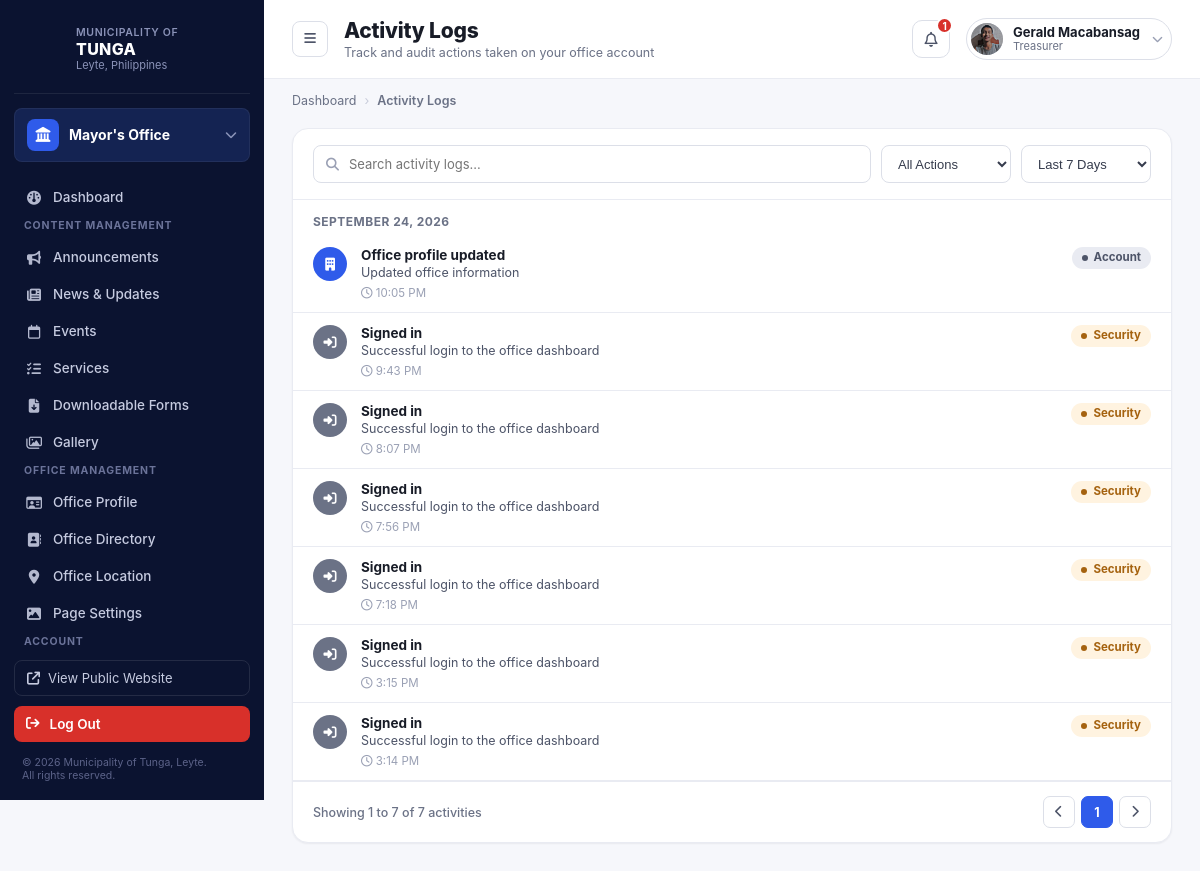
The page /office-dashboard/office-log (signed in) on the database as committed earlier.
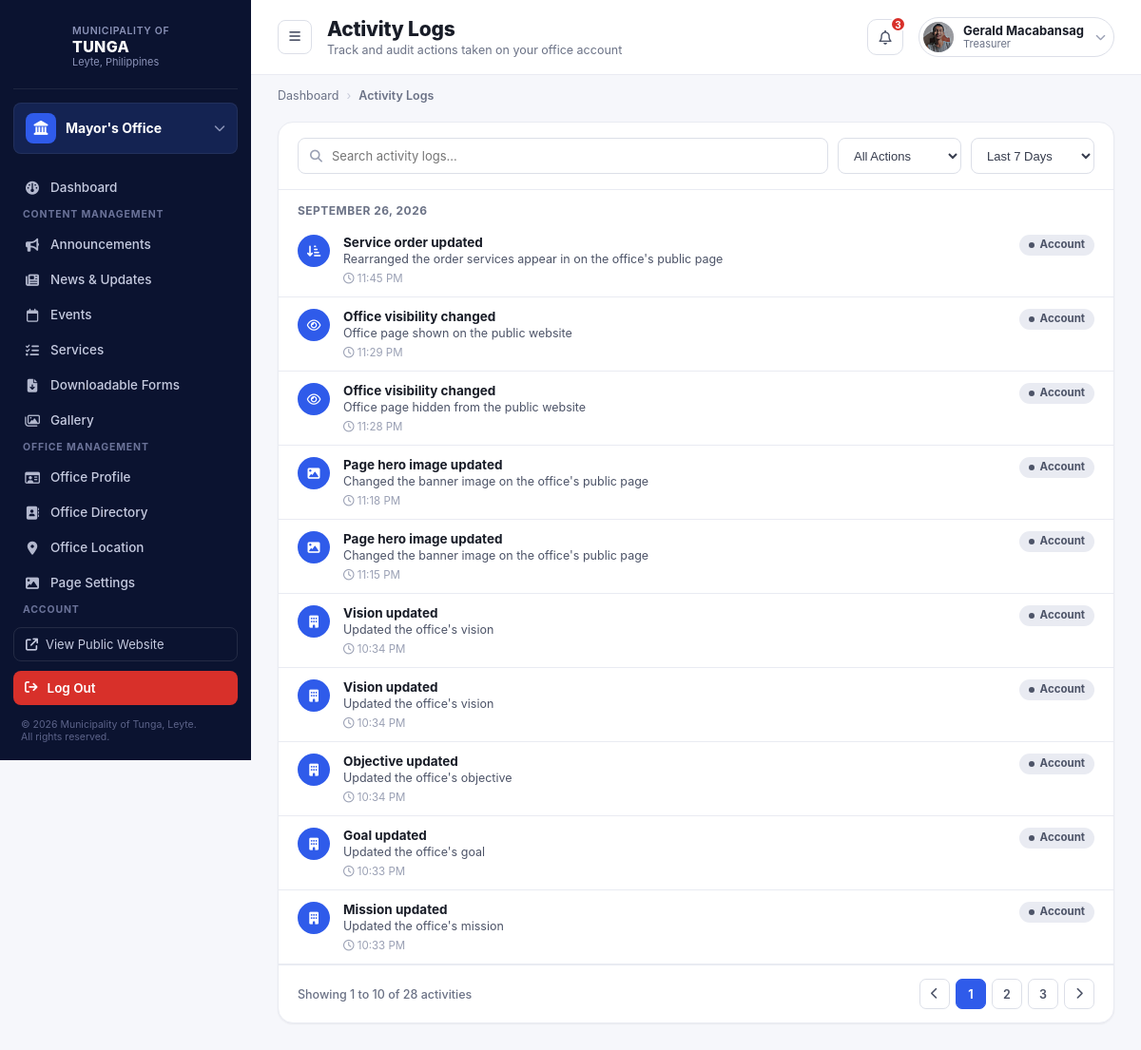
The same page on the database as committed later.
### office_dashboard/models.py (models this page shows, shortened)
class OfficeRepresentative(models.Model):
    user = models.OneToOneField(User, on_delete=models.CASCADE, related_name="office_rep")
    office = models.OneToOneField(Office, on_delete=models.CASCADE, related_name="representative")
    position = models.CharField(max_length=100, blank=True)
    mobile_number = models.CharField(max_length=20, blank=True)
    photo = models.ImageField(upload_to="rep_photos/", blank=True, null=True)   # ADD THIS LINE
    @property
    def unread_notifications_count(self):
        return self.notifications.filter(is_read=False).count()
    @property
    def recent_notifications(self):
        return self.notifications.order_by('-created_at')[:5]

class ActivityLog(models.Model):
    CATEGORY_CHOICES = [
        ("content", "Content"),
        ("account", "Account"),
        ("security", "Security"),
    ]
    representative = models.ForeignKey(
        OfficeRepresentative,
        on_delete=models.CASCADE,
        related_name="activity_logs"
    )
    title = models.CharField(max_length=255)
    description = models.CharField(max_length=500, blank=True)
    category = models.CharField(max_length=20, choices=CATEGORY_CHOICES, default="content")
    icon = models.CharField(max_length=50, default="fa-solid fa-circle-info")
    icon_color = models.CharField(max_length=20, default="var(--blue-600)")
    created_at = models.DateTimeField(auto_now_add=True)
    class Meta:
        ordering = ["-created_at"]

### offices/models.py (models this page shows, shortened)
class Office(models.Model):
    name = models.CharField(max_length=100)
    slug = models.SlugField(unique=True, max_length=150)
    logo = models.ImageField(upload_to="office_logos/", blank=True, null=True)
    about = models.TextField(blank=True)
    description = models.TextField(blank=True)
    head_name = models.CharField(max_length=255, blank=True)
    position_title = models.CharField(max_length=255, blank=True)
    office_hours = models.CharField(max_length=255, blank=True)
    location = models.CharField(max_length=255, blank=True)
    email = models.EmailField(blank=True)
    telephone = models.CharField(max_length=100, blank=True)
    service_pledge = models.TextField(blank=True)
    mandate = models.TextField(blank=True)
    vision = models.TextField(blank=True)
    mission = models.TextField(blank=True)
    goal = models.TextField(blank=True)
    objective = models.TextField(blank=True)
    hero_image = models.ImageField(
        upload_to="office_hero/",
        blank=True,
        null=True,
        help_text="Banner image shown at the top of this office's public page. Defaults to the standard municipal hall photo when empty.",
    )
    is_visible = models.BooleanField(
        default=True,
        help_text="Uncheck to hide this office from the public Offices page."
    )

### office_dashboard/views.py (the view)
# urls.py: path('office-log', views.activity_log, name='log'),
@office_rep_required
def activity_log(request, rep):
    logs = rep.activity_logs.all()
    q = request.GET.get('q', '').strip()
    if q:
        logs = logs.filter(title__icontains=q)
    category = request.GET.get('category', '')
    if category:
        logs = logs.filter(category=category)
    range_ = request.GET.get('range', '7')
    if range_ != 'all':
        since = timezone.now() - timedelta(days=int(range_))
        logs = logs.filter(created_at__gte=since)
    paginator = Paginator(logs, 10)
    page_obj = paginator.get_page(request.GET.get('page'))
    today = timezone.localdate()
    yesterday = today - timedelta(days=1)
    grouped = []
    for log_date, items in groupby(page_obj.object_list, key=lambda l: timezone.localtime(l.created_at).date()):
        items = list(items)
        if log_date == today:
            label = f"Today · {log_date.strftime('%B %d, %Y')}"
        elif log_date == yesterday:
            label = f"Yesterday · {log_date.strftime('%B %d, %Y')}"
        else:
            label = log_date.strftime('%B %d, %Y')
        grouped.append({"label": label, "items": items})
    return render(request, "office_dashboard/activity-logs.html", {
        "rep": rep,
        "page_obj": page_obj,
        "grouped_logs": grouped,
        "current_q": q,
        "current_category": category,
        "current_range": range_,
    })

### admin_dashboard/context_processors.py (called while the page is built)
def site_contact_info(request):
    return {"site_contact": SiteContactInfo.get_solo()}

def is_super_admin(request):
    if not request.user.is_authenticated:
        return {"is_super_admin": False}
    return {"is_super_admin": SuperAdmin.objects.filter(user=request.user).exists()}

def ticker_announcements(request):
    from office_dashboard.models import Announcement
    announcements = list(
        Announcement.objects.filter(status='published').order_by('-date_posted', '-created_at')[:5]
    )
    return {"ticker_announcements": announcements}

### admin_dashboard/models.py (called while the page is built)
    @classmethod
    def get_solo(cls):
        obj, _ = cls.objects.get_or_create(pk=1, defaults={
            'phone': '(053) 456 789',
            'phone_local': 'Local 100',
            'email': 'tunga@gmail.com',
            'email_secondary': 'info@tunga.gov.ph',
            'address': '2nd Floor, Municipal Hall, Tunga, Leyte',
            'facebook_name': 'Municipality of Tunga - Official',
            'office_hours': 'Monday – Friday, 8:00 AM – 5:00 PM',
        })
        return obj

### templates/office_dashboard/activity-logs.html (shortened to what the changed rows need)
{% extends "representative_dashboard_base.html" %}
{% load static %}
{% block content %}
  <div class="main">
    <header class="topbar">
      <div class="topbar-left">
        <div class="page-heading">
          <h1>Activity Logs</h1>
        </div>
      </div>
      <div class="topbar-right">
        <button class="icon-button" id="notifBellBtn" type="button" aria-haspopup="true" aria-expanded="false"><i class="fa-regular fa-bell"></i>{% if rep.unread_notifications_count > 0 %}<span class="dot">{{ rep.unread_notifications_count }}</span>{% endif %}</button>
        <div class="user-chip">
          <img src="{% if rep.photo %}{{ rep.photo.url }}{% else %}{% static 'images/icon/profile_logo.jpeg' %}{% endif %}" alt="">
          <div class="who"><div class="name">{{ rep.user.get_full_name|default:rep.user.username }}</div><div class="role">{{ rep.position|default:"Office Representative" }}</div></div>
          <i class="fa-solid fa-chevron-down chev"></i>
        </div>
      </div>
    </header>
    <main class="content">
      <section class="panel">
                <form method="get" class="filters-row">
                  <label class="field search" style="flex:1;"><i class="fa-solid fa-magnifying-glass"></i><input type="text" name="q" value="{{ current_q }}" placeholder="Search activity logs..." onchange="this.form.submit()"></label>
                  <select class="field" name="category" onchange="this.form.submit()">
                  </select>
                  <select class="field" name="range" onchange="this.form.submit()">
                  </select>
                </form>
                {% for day in grouped_logs %}
                  <div class="log-day-label">{{ day.label }}</div>
                  {% for log in day.items %}
                  <div class="log-item">
                    <span class="log-icon" style="--icon-bg: {{ log.icon_color }};"><i class="{{ log.icon }}"></i></span>
                    <div class="log-body">
                      <div class="log-title">{{ log.title }}</div>
                      {% if log.description %}<div class="log-desc">{{ log.description }}</div>{% endif %}
                      <div class="log-meta"><i class="fa-regular fa-clock"></i> {{ log.created_at|date:"g:i A" }}</div>
                    </div>
                    <span class="badge badge-{% if log.category == 'security' %}amber{% else %}gray{% endif %}">{{ log.get_category_display }}</span>
                  </div>
                  {% endfor %}
                {% empty %}
                  <p style="text-align:center;color:var(--gray-400);padding:24px;">No activity yet.</p>
                {% endfor %}
                <div class="pagination">
                  <span>
                    {% if page_obj.paginator.count == 0 %}No activity found{% else %}Showing {{ page_obj.start_index }} to {{ page_obj.end_index }} of {{ page_obj.paginator.count }} activities{% endif %}
                  </span>
                  <div class="page-nums">
                    {% if page_obj.has_previous %}
                      <a class="page-btn" href="?page={{ page_obj.previous_page_number }}&q={{ current_q }}&category={{ current_category }}&range={{ current_range }}"><i class="fa-solid fa-chevron-left"></i></a>
                    {% else %}
                      <span class="page-btn"><i class="fa-solid fa-chevron-left"></i></span>
                    {% endif %}
                    {% for num in page_obj.paginator.page_range %}
                      {% if num == page_obj.number %}
                        <span class="page-btn active">{{ num }}</span>
                      {% else %}
                        <a class="page-btn" href="?page={{ num }}&q={{ current_q }}&category={{ current_category }}&range={{ current_range }}">{{ num }}</a>
                      {% endif %}
                    {% endfor %}
                    {% if page_obj.has_next %}
                      <a class="page-btn" href="?page={{ page_obj.next_page_number }}&q={{ current_q }}&category={{ current_category }}&range={{ current_range }}"><i class="fa-solid fa-chevron-right"></i></a>
                    {% else %}
                      <span class="page-btn"><i class="fa-solid fa-chevron-right"></i></span>
                    {% endif %}
                  </div>
                </div>
      </section>
    </main>
  </div>
</div>
{% endblock %}

### templates/representative_dashboard_base.html (shortened to what the changed rows need)
<!DOCTYPE html>
{% load static %}
<html lang="en">
<head>
<link rel="stylesheet" href="{% static 'css/office_rep_style.css' %}">
<link rel="stylesheet" href="https://cdnjs.cloudflare.com/ajax/libs/font-awesome/6.5.1/css/all.min.css">
</head>
<body data-page="{% block body_page %}dashboard{% endblock %}">
<div class="app-shell">
  <aside class="sidebar" id="sidebar">
    <div class="office-switcher">
      <span class="icon"><i class="fa-solid fa-landmark"></i></span>
      <span class="label">{{ rep.office.name }}</span>
      <i class="fa-solid fa-chevron-down chev"></i>
    </div>
      {% url 'office_dashboard:dashboard' as dashboard_url %}
      {% url 'office_dashboard:rep_announce' as announce_url %}
      {% url 'office_dashboard:news_update' as news_url %}
      {% url 'office_dashboard:event' as event_url %}
      {% url 'office_dashboard:services' as services_url %}
      {% url 'office_dashboard:downloadable_form' as forms_url %}
      {% url 'office_dashboard:gallery' as gallery_url %}
      {% url 'office_dashboard:profile' as profile_url %}
      {% url 'office_dashboard:directory' as directory_url %}
      {% url 'office_dashboard:location' as location_url %}
      {% url 'office_dashboard:page_settings' as page_settings_url %}
      {% url 'office_dashboard:account' as account_url %}
      {% url 'office_dashboard:change_pass' as changepass_url %}
      {% url 'office_dashboard:notification' as notif_url %}
      {% url 'office_dashboard:log' as log_url %}
  </aside>
    {% block content %}
    {% endblock %}
</body>
</html>

Rows that differ between the two databases and show on the page:
no longer on this page (row unchanged): ActivityLog: title "Office profile updated", description "Updated office information", created_at "10:05 PM", category "Account", shown under "SEPTEMBER 24, 2026"
no longer on this page (row unchanged): ActivityLog: title "Signed in", description "Successful login to the office dashboard", created_at "9:43 PM", category "Security", icon_color "var(--gray-500)" (drawn), shown under "SEPTEMBER 24, 2026"
no longer on this page (row unchanged): ActivityLog: title "Signed in", description "Successful login to the office dashboard", created_at "8:07 PM", category "Security", icon_color "var(--gray-500)" (drawn), shown under "SEPTEMBER 24, 2026"
no longer on this page (row unchanged): ActivityLog: title "Signed in", description "Successful login to the office dashboard", created_at "7:56 PM", category "Security", icon_color "var(--gray-500)" (drawn), shown under "SEPTEMBER 24, 2026"
no longer on this page (row unchanged): ActivityLog: title "Signed in", description "Successful login to the office dashboard", created_at "7:18 PM", category "Security", icon_color "var(--gray-500)" (drawn), shown under "SEPTEMBER 24, 2026"
no longer on this page (row unchanged): ActivityLog: title "Signed in", description "Successful login to the office dashboard", created_at "3:15 PM", category "Security", icon_color "var(--gray-500)" (drawn), shown under "SEPTEMBER 24, 2026"
no longer on this page (row unchanged): ActivityLog: title "Signed in", description "Successful login to the office dashboard", created_at "3:14 PM", category "Security", icon_color "var(--gray-500)" (drawn), shown under "SEPTEMBER 24, 2026"
computed for OfficeRepresentative "Treasurer": unread_notifications_count "1" → "3"
added ActivityLog: title "Service order updated", description "Rearranged the order services appear in on the office's public page", created_at "11:45 PM", category "Account", shown under "SEPTEMBER 26, 2026"
added ActivityLog: title "Office visibility changed", description "Office page shown on the public website", created_at "11:29 PM", category "Account", shown under "SEPTEMBER 26, 2026"
added ActivityLog: title "Office visibility changed", description "Office page hidden from the public website", created_at "11:28 PM", category "Account", shown under "SEPTEMBER 26, 2026"
added ActivityLog: title "Page hero image updated", description "Changed the banner image on the office's public page", created_at "11:18 PM", category "Account", shown under "SEPTEMBER 26, 2026"
added ActivityLog: title "Page hero image updated", description "Changed the banner image on the office's public page", created_at "11:15 PM", category "Account", shown under "SEPTEMBER 26, 2026"
added ActivityLog: title "Vision updated", description "Updated the office's vision", created_at "10:34 PM", category "Account", shown under "SEPTEMBER 26, 2026"
added ActivityLog: title "Vision updated", description "Updated the office's vision", created_at "10:34 PM", category "Account", shown under "SEPTEMBER 26, 2026"
added ActivityLog: title "Objective updated", description "Updated the office's objective", created_at "10:34 PM", category "Account", shown under "SEPTEMBER 26, 2026"
added ActivityLog: title "Goal updated", description "Updated the office's goal", created_at "10:33 PM", category "Account", shown under "SEPTEMBER 26, 2026"
added ActivityLog: title "Mission updated", description "Updated the office's mission", created_at "10:33 PM", category "Account", shown under "SEPTEMBER 26, 2026"
Other text that changed with them:
{{ page_obj.end_index }}: "7" → "10"
{{ page_obj.paginator.count }}: "7" → "28"
new list line: "SEPTEMBER 26, 2026"
new list line: "2"
new list line: "3"
list line gone: "SEPTEMBER 24, 2026"
